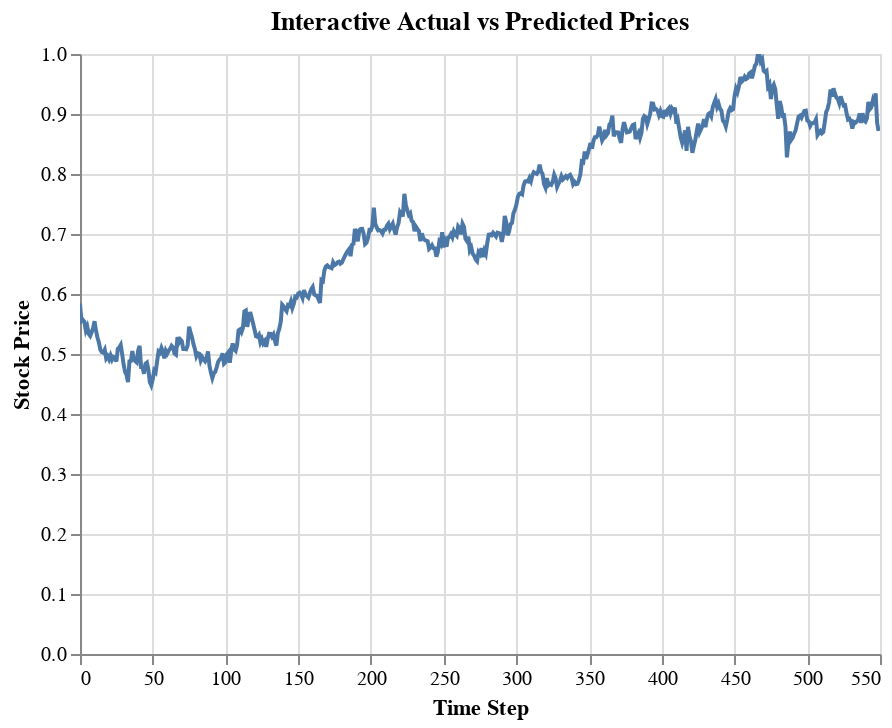

The notebook cell this image was saved under:
### Code cell
import altair as alt

# Create a dataframe for Altair
alt_df = pd.DataFrame({
    'Time Step': range(len(y_test)),
    'Actual Prices': y_test.flatten(),
    'Predicted Prices': predictions.flatten()
})

# Plot with interactive tooltips
line_chart = alt.Chart(alt_df).mark_line().encode(
    x='Time Step',
    y=alt.Y('Actual Prices', title='Stock Price'),
    tooltip=['Time Step', 'Actual Prices', 'Predicted Prices']
).properties(
    title='Interactive Actual vs Predicted Prices'
).interactive()

line_chart.display()

### Figure 1 — Vega-Lite specification as saved in the notebook (floating-point values rounded to 4 significant figures; data arrays with more than 128 entries replaced by an {"elided": "..."} marker saying what was removed)
{"config": {"view": {"continuousWidth": 400, "continuousHeight": 300}}, "data": {"name": "data-40568d33be0e2bb330e69dbbd749c95a"}, "mark": "line", "encoding": {"tooltip": [{"field": "Time Step", "type": "quantitative"}, {"field": "Actual Prices", "type": "quantitative"}, {"field": "Predicted Prices", "type": "quantitative"}], "x": {"field": "Time Step", "type": "quantitative"}, "y": {"field": "Actual Prices", "title": "Stock Price", "type": "quantitative"}}, "selection": {"selector001": {"type": "interval", "bind": "scales", "encodings": ["x", "y"]}}, "title": "Interactive Actual vs Predicted Prices", "$schema": "https://vega.github.io/schema/vega-lite/v4.17.0.json", "datasets": {"data-40568d33be0e2bb330e69dbbd749c95a": {"elided": "550 records"}}}
